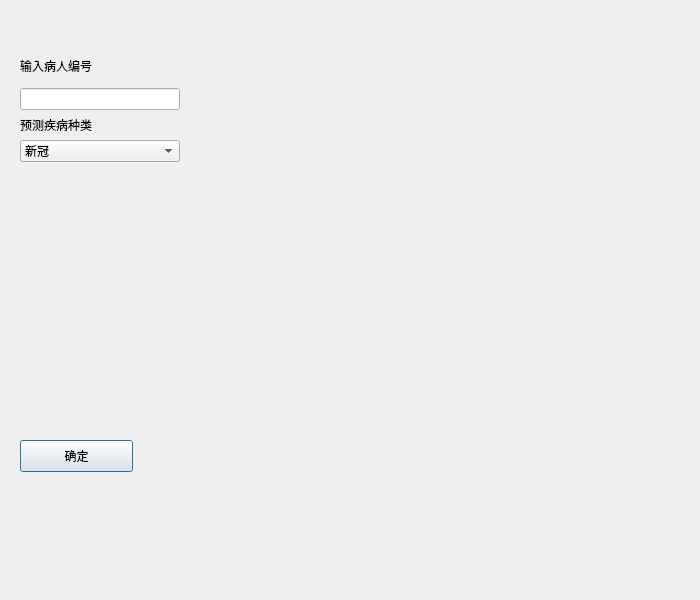
<?xml version="1.0" encoding="UTF-8"?>
<ui version="4.0">
 <class>Dialog_predict</class>
 <widget class="QDialog" name="Dialog_predict">
  <property name="geometry">
   <rect>
    <x>0</x>
    <y>0</y>
    <width>700</width>
    <height>600</height>
   </rect>
  </property>
  <property name="sizePolicy">
   <sizepolicy hsizetype="Fixed" vsizetype="Fixed">
    <horstretch>0</horstretch>
    <verstretch>0</verstretch>
   </sizepolicy>
  </property>
  <property name="minimumSize">
   <size>
    <width>700</width>
    <height>600</height>
   </size>
  </property>
  <property name="windowTitle">
   <string>疾病风险预测</string>
  </property>
  <widget class="QPushButton" name="btn_exam">
   <property name="geometry">
    <rect>
     <x>20</x>
     <y>440</y>
     <width>113</width>
     <height>32</height>
    </rect>
   </property>
   <property name="styleSheet">
    <string notr="true">font: 13pt &quot;Hei&quot;;</string>
   </property>
   <property name="text">
    <string>确定</string>
   </property>
  </widget>
  <widget class="QWidget" name="verticalLayoutWidget_3">
   <property name="geometry">
    <rect>
     <x>20</x>
     <y>50</y>
     <width>160</width>
     <height>112</height>
    </rect>
   </property>
   <layout class="QVBoxLayout" name="verticalLayout_3">
    <item>
     <layout class="QVBoxLayout" name="verticalLayout">
      <item>
       <widget class="QLabel" name="label">
        <property name="text">
         <string>输入病人编号</string>
        </property>
       </widget>
      </item>
      <item>
       <widget class="QLineEdit" name="lineEdit_pID"/>
      </item>
      <item>
       <layout class="QVBoxLayout" name="verticalLayout_2">
        <item>
         <widget class="QLabel" name="label_2">
          <property name="text">
           <string>预测疾病种类</string>
          </property>
         </widget>
        </item>
        <item>
         <widget class="QComboBox" name="comboBox_type">
          <item>
           <property name="text">
            <string>新冠</string>
           </property>
          </item>
          <item>
           <property name="text">
            <string>血友病</string>
           </property>
          </item>
          <item>
           <property name="text">
            <string>血小板减少症</string>
           </property>
          </item>
          <item>
           <property name="text">
            <string>急性白血病</string>
           </property>
          </item>
          <item>
           <property name="text">
            <string>血栓</string>
           </property>
          </item>
         </widget>
        </item>
       </layout>
      </item>
     </layout>
    </item>
   </layout>
  </widget>
 </widget>
 <resources>
  <include location="creat.qrc"/>
 </resources>
 <connections/>
</ui>
